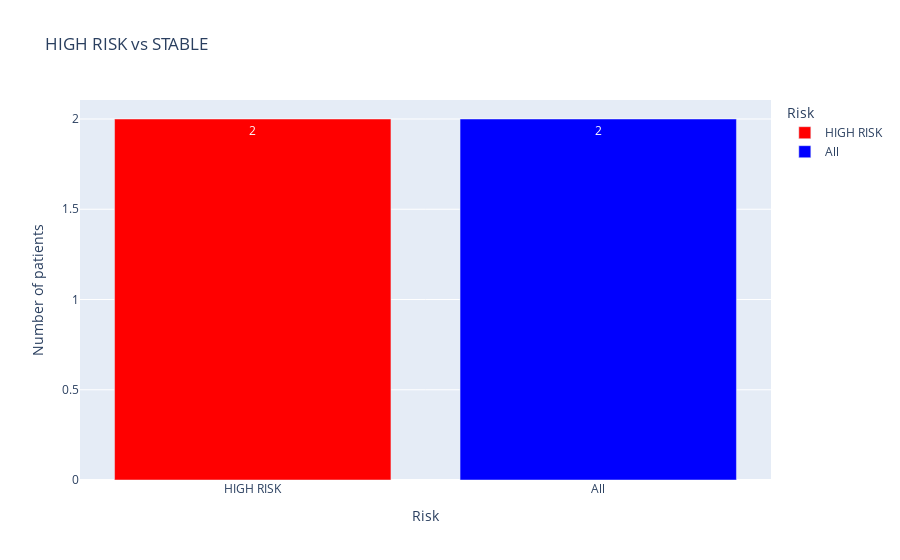

This figure's notebook cell:
### Code cell
import pandas as pd
import numpy as np
import plotly.express as px
df=pd.read_csv("trial.csv")

dicts = {}
for patient in df['pmtct_mother'].unique():
    a= df[df['pmtct_mother']==patient]
    for i in a.columns[2:]:
        if "Y" in list(a[i].unique()):
            dicts[patient] = "HIGH RISK"
            break
        elif "Y" not in list(a[i].unique()):
            dicts[patient] = "STABLE"

risk_df=pd.DataFrame(dicts.items(),columns=['Number of patients','Risk'])

grouped = risk_df.groupby('Risk')['Number of patients'].nunique().reset_index()
grouped.loc['total'] = grouped.sum(numeric_only=True, axis=0)
grouped['Risk']=grouped['Risk'].replace(np.nan,"All")
grouped=grouped.sort_values('Number of patients',ascending=False)

color_dict = {
    "All": "blue",
    "STABLE": "green",
    "HIGH RISK": "red"
}
fig=px.bar(grouped,x="Risk",y="Number of patients",text='Number of patients',
           color="Risk",color_discrete_map=color_dict,
           title="HIGH RISK vs STABLE")
fig.show()

### Figure 1 — Plotly figure (JSON) as saved in the notebook; plotly's stock layout.template omitted (floating-point values rounded to 4 significant figures)
{"data": [{"alignmentgroup": "True", "hovertemplate": "Risk=%{x}<br>Number of patients=%{text}<extra></extra>", "legendgroup": "HIGH RISK", "marker": {"color": "red", "pattern": {"shape": ""}}, "name": "HIGH RISK", "offsetgroup": "HIGH RISK", "orientation": "v", "showlegend": true, "text": [2.0], "textposition": "auto", "x": ["HIGH RISK"], "xaxis": "x", "y": [2.0], "yaxis": "y", "type": "bar"}, {"alignmentgroup": "True", "hovertemplate": "Risk=%{x}<br>Number of patients=%{text}<extra></extra>", "legendgroup": "All", "marker": {"color": "blue", "pattern": {"shape": ""}}, "name": "All", "offsetgroup": "All", "orientation": "v", "showlegend": true, "text": [2.0], "textposition": "auto", "x": ["All"], "xaxis": "x", "y": [2.0], "yaxis": "y", "type": "bar"}], "layout": {"xaxis": {"anchor": "y", "domain": [0.0, 1.0], "title": {"text": "Risk"}, "categoryorder": "array", "categoryarray": ["HIGH RISK", "All"]}, "yaxis": {"anchor": "x", "domain": [0.0, 1.0], "title": {"text": "Number of patients"}}, "legend": {"title": {"text": "Risk"}, "tracegroupgap": 0}, "title": {"text": "HIGH RISK vs STABLE"}, "barmode": "relative"}}
